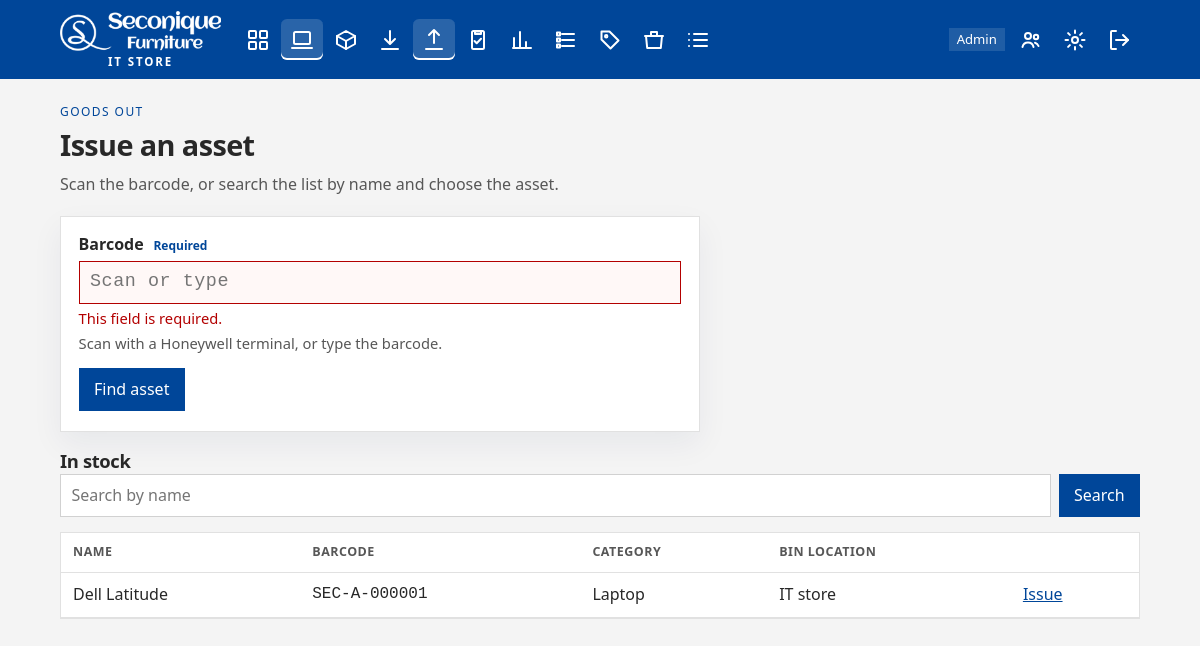
The page /goods-out/asset/ (signed in) on the database its author committed.
### stockroom/models.py (models this page shows, shortened)
class Asset(models.Model):
    class Status(models.TextChoices):
        IN_STOCK = "in_stock", "In stock"
        ISSUED = "issued", "Issued"
        IN_REPAIR = "in_repair", "In repair"
        RETIRED = "retired", "Retired"
    class StocktakeResult(models.TextChoices):
        NOT_CHECKED = "not_checked", "Not checked"
        FOUND = "found", "Found"
        MISSING = "missing", "Missing"
    barcode = models.CharField(max_length=64, primary_key=True)
    name = models.CharField(max_length=200)
    category = models.CharField(max_length=100)
    attributes = models.TextField(
        blank=True,
        help_text="Separate each attribute with a comma, for example: wireless, 16GB, black.",
    )
    manufacturer = models.CharField(max_length=100, blank=True)
    model_name = models.CharField("model", max_length=100, blank=True)
    serial_number = models.CharField(max_length=100, blank=True)
    order_date = models.DateField()
    eol_date = models.DateField("end of life")
    status = models.CharField(
        max_length=20, choices=Status.choices, default=Status.IN_STOCK
    )
    location = models.CharField("bin location", max_length=100, blank=True)
    max_qty_to_hold = models.PositiveIntegerField(
        "max qty to hold",
        default=0,
        help_text="The most the store should keep of this asset. Zero means there is no maximum.",
    )
    supplier = models.CharField(max_length=200, blank=True)
    purchase_order = models.CharField(max_length=50, blank=True)
    received_at = models.DateTimeField(auto_now_add=True)
    received_by = models.ForeignKey(
        settings.AUTH_USER_MODEL,
        null=True,
        blank=True,
        on_delete=models.SET_NULL,
        related_name="assets_received",
    )
    issued_to = models.CharField(max_length=200, blank=True)
    issued_at = models.DateTimeField(null=True, blank=True)
    issued_by = models.ForeignKey(
        settings.AUTH_USER_MODEL,
        null=True,
        blank=True,
        on_delete=models.SET_NULL,
        related_name="assets_issued",
    )
    last_stocktake_at = models.DateTimeField(null=True, blank=True)
    last_stocktake_by = models.ForeignKey(
        settings.AUTH_USER_MODEL,
        null=True,
        blank=True,
        on_delete=models.SET_NULL,
        related_name="assets_stocktaken",
    )
    stocktake_result = models.CharField(
        max_length=20,
        choices=StocktakeResult.choices,
        default=StocktakeResult.NOT_CHECKED,
    )
    notes = models.TextField(blank=True)
    class Meta:
        db_table = "assets"
        ordering = ["name", "barcode"]
        constraints = [
            models.CheckConstraint(
                condition=Q(eol_date__gte=F("order_date")),
                name="asset_eol_on_or_after_order_date",
            )
        ]
        indexes = [
            models.Index(fields=["status"], name="asset_status_idx"),
            models.Index(fields=["eol_date"], name="asset_eol_idx"),
            models.Index(fields=["category"], name="asset_category_idx"),
        ]

### stockroom/views/movements.py (the view)
# urls.py: path("goods-out/asset/", movements.goods_out_asset, name="goods_out_asset"),
@role_required(STANDARD, ADMIN)
def goods_out_asset(request):
    form = ScanForm()
    asset = None
    issue_form = AssetIssueForm()
    lookup_error = ""
    query = ""
    if request.method == "POST":
        step = request.POST.get("step")
        if step == "confirm":
            barcode = request.POST.get("barcode", "").strip()
            asset = get_object_or_404(Asset, pk=barcode)
            issue_form = AssetIssueForm(request.POST)
            if issue_form.is_valid():
                try:
                    issue_asset(asset, issue_form.cleaned_data["issued_to"], request.user)
                except StockError as exc:
                    messages.error(request, str(exc))
                else:
                    messages.success(
                        request,
                        f"{asset.name} issued to {issue_form.cleaned_data['issued_to']}.",
                    )
                    return redirect("asset_detail", barcode=asset.pk)
        else:
            form = ScanForm(request.POST)
            if form.is_valid():
                asset, lookup_error = _asset_ready_to_issue(form.cleaned_data["barcode"])
                if lookup_error:
                    form.add_error("barcode", lookup_error)
                    asset = None
                    lookup_error = ""
    else:
        query = request.GET.get("q", "").strip()
        selected = request.GET.get("barcode", "").strip()
        if not selected and query and Asset.objects.filter(pk=query).exists():
            selected = query
            query = ""
        if selected:
            asset, lookup_error = _asset_ready_to_issue(selected)
    page_obj = None
    if asset is None:
        matches = _asset_matches(query, Asset.objects.filter(status=Asset.Status.IN_STOCK))
        page_obj = paginate(request, matches)
    return render(
        request,
        "stockroom/goods/asset_out.html",
        {
            "form": form,
            "asset": asset,
            "issue_form": issue_form,
            "query": query,
            "page_obj": page_obj,
            "lookup_error": lookup_error,
        },
    )

### stockroom/templates/stockroom/goods/asset_out.html (shortened to what this page needs)
{% extends "stockroom/base.html" %}
{% block content %}
<header class="page-head">
  <div>
    <p class="eyebrow">Goods out</p>
    <h1>Issue an asset</h1>
    {% if not asset %}<p class="lede">Scan the barcode, or search the list by name and choose the asset.</p>{% endif %}
  </div>
</header>
{% if asset %}
  <form class="panel form-card" method="post" data-validate data-confirm="Issue {{ asset.name }} to this person?">
    {% csrf_token %}
    <input type="hidden" name="step" value="confirm">
    <input type="hidden" name="barcode" value="{{ asset.barcode }}">
    <p class="lede"><span class="mono">{{ asset.barcode }}</span> · {{ asset.name }}{% if asset.location %} · {{ asset.location }}{% endif %}</p>
    {% include "stockroom/partials/field.html" with field=issue_form.issued_to %}
    <div class="form-actions">
      <button class="btn btn-primary" type="submit">Confirm issue</button>
      <a class="btn btn-ghost" href="{% url 'goods_out_asset' %}">Scan a different asset</a>
    </div>
  </form>
{% else %}
  <form class="panel form-card" method="post" data-validate>
    {% include "stockroom/partials/field.html" with field=form.barcode %}
    <button class="btn btn-primary" type="submit">Find asset</button>
  </form>
  <h2>In stock</h2>
  {% include "stockroom/partials/name_search.html" %}
  {% if page_obj.paginator.count %}
    <div class="table-wrap">
      <table>
        <thead>
          <tr>
            <th>Name</th><th>Barcode</th><th>Category</th><th>Bin location</th><th></th>
          </tr>
        </thead>
        <tbody>
          {% for row in page_obj %}
            <tr>
              <td data-label="Name">{{ row.name }}</td>
              <td data-label="Barcode" class="mono">{{ row.barcode }}</td>
              <td data-label="Category">{{ row.category }}</td>
              <td data-label="Bin location">{{ row.location|default:"—" }}</td>
              <td data-label=""><a href="?barcode={{ row.barcode|urlencode }}">Issue</a></td>
            </tr>
          {% endfor %}
        </tbody>
      </table>
    </div>
  {% else %}
    <section class="panel empty-panel">
      <h2>No assets match</h2>
      <p>Try another name, or scan the barcode.</p>
    </section>
  {% endif %}
{% endif %}
{% endblock %}

### stockroom/templates/stockroom/base.html (shortened to what this page needs)
<!DOCTYPE html>
<html lang="en-GB">
<head>
  {% load static %}
  <link rel="stylesheet" href="{% static 'stockroom/css/app.css' %}?v=14">
</head>
<body class="{% block body_class %}{% endblock %}" data-scanner-submit="{{ scanner_auto_submit|yesno:'true,false' }}">
  {% block nav %}
  <header class="topbar">
    <div class="topbar-inner">
      <a class="brand" href="{% url 'home' %}">
        <img src="{% static 'stockroom/img/seconique-logo-white.png' %}?v=2" alt="Seconique Furniture">
        <small>IT Store</small>
      </a>
      <nav class="nav" aria-label="Primary">
        {% if is_operational %}
          <a href="{% url 'dashboard' %}" aria-label="Dashboard" >{% include "stockroom/partials/icon.html" with icon="dashboard" %}</a>
          <a href="{% url 'asset_list' %}" aria-label="Assets" {% if 'asset' in request.resolver_match.url_name %}aria-current="page"{% endif %}>{% include "stockroom/partials/icon.html" with icon="assets" %}<span class="nav-tip">Assets</span></a>
          <a href="{% url 'consumable_list' %}" aria-label="Consumables" >{% include "stockroom/partials/icon.html" with icon="consumables" %}</a>
          <a href="{% url 'goods_in' %}" aria-label="Goods in" >{% include "stockroom/partials/icon.html" with icon="goods-in" %}</a>
          <a href="{% url 'goods_out' %}" aria-label="Goods out" {% if 'goods_out' in request.resolver_match.url_name %}aria-current="page"{% endif %}>{% include "stockroom/partials/icon.html" with icon="goods-out" %}<span class="nav-tip">Goods out</span></a>
          <a href="{% url 'stocktake_home' %}" aria-label="Stocktake" >{% include "stockroom/partials/icon.html" with icon="stocktake" %}</a>
        {% endif %}
        {% if can_report %}
          <a href="{% url 'analytics' %}" aria-label="Analytics" >{% include "stockroom/partials/icon.html" with icon="analytics" %}</a>
        {% endif %}
        {% if is_operational or can_report %}
          <a href="{% url 'store_contents' %}" aria-label="Store list" >{% include "stockroom/partials/icon.html" with icon="contents" %}</a>
          <a href="{% url 'attribute_report' %}" aria-label="Attributes" >{% include "stockroom/partials/icon.html" with icon="attributes" %}</a>
          {% if is_store_admin %}
            <a href="{% url 'bin_location_list' %}" aria-label="Bin locations" >{% include "stockroom/partials/icon.html" with icon="bins" %}</a>
          {% endif %}
          <a href="{% url 'usage_list' %}" aria-label="Usage" >{% include "stockroom/partials/icon.html" with icon="usage" %}</a>
        {% endif %}
      </nav>
      <div class="account">
        {% if store_role %}<span class="role">{{ store_role }}</span>{% endif %}
        {% if is_store_admin %}
          <a class="icon-btn" href="{% url 'user_list' %}" aria-label="Users" >{% include "stockroom/partials/icon.html" with icon="users" %}</a>
        {% endif %}
        <a class="icon-btn" href="{% url 'user_settings' %}" aria-label="Settings">{% include "stockroom/partials/icon.html" with icon="settings" %}<span class="nav-tip">Settings</span></a>
        <form method="post" action="{% url 'logout' %}">
          <button type="submit" class="icon-btn" aria-label="Sign out">{% include "stockroom/partials/icon.html" with icon="sign-out" %}<span class="nav-tip">Sign out</span></button>
        </form>
      </div>
    </div>
  </header>
  {% endblock %}
  <main class="page">
    {% block content %}{% endblock %}
  </main>
</body>
</html>

### rows shown on the page
Asset: name "Dell Latitude", barcode "SEC-A-000001", category "Laptop", location "IT store"

### other values the page prints
{{ store_role }} "Admin"
{{ field.label }} "Barcode"
{{ field.help_text }} "Scan with a Honeywell terminal, or type the barcode."
